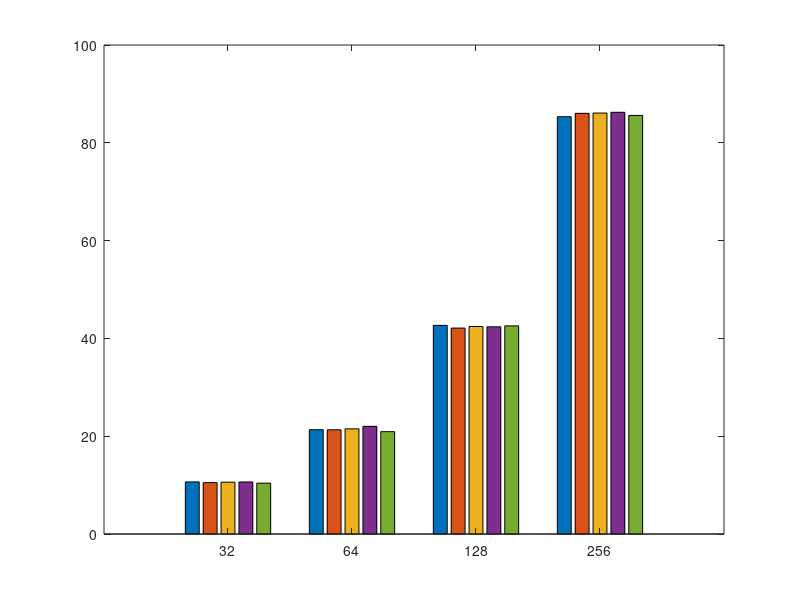

This figure's MATLAB source: (Note: this script raises an error after producing the figure.)
clear; close all; clc
textSize = 16;

% Actual
% Eavesdropping IS 32 64 128 256
% Inference IS 32 64 128 256
% Imitation IS 32 64 128 256
% Stalking IS 32 64 128 256

% epiImpBMRis = [0.5912064 0.98728198 1.87202381 2.809375;
%     10.51453488 21.30741279 42.11011905 86.02578125;
%     10.59920058 21.5090843 42.43303571 86.08359375;
%     10.64244186 22.01744186 42.37276786 86.23789063;
%     10.40116279 20.93023256 42.56436012 85.5953125];
epiImpBMRis = [341/32 1365/64 5461/128 21845/256; 
    10.51453488 21.30741279 42.11011905 86.02578125;
    10.59920058 21.5090843 42.43303571 86.08359375;
    10.64244186 22.01744186 42.37276786 86.23789063;
    10.40116279 20.93023256 42.56436012 85.5953125];
kle = [5, 6, 7, 8];

epiImpBMRis = epiImpBMRis';

figure(31)
bar(kle, epiImpBMRis, 'grouped')
hold on
xticklabels({'32','64','128','256'})
ax = gca;
ax.YAxis.FontSize = 14;
ax.XAxis.FontSize = 14;
ax.YAxis.FontWeight = 'bold';
ax.XAxis.FontWeight = 'bold';
ax.LineWidth = 1;
ylim([0 180])
yticks(0:20:160)
legend('Random Guess Attack Theo.', 'Random Guess Attack',...
    'Inference Attack', 'Imitation Attack', 'Stalking Attack', ...
    'FontSize',textSize, 'FontWeight','bold', 'Location','northeast')
xlabel('Number of Episodes', 'FontSize', 15, 'FontWeight','bold')
ylabel('Average Difference', 'FontSize',15, 'FontWeight','bold')
grid on

% fsize = 8;
% for i=1:length(epiImpBMRis)
%     text(kle(i)-0.3,epiImpBMRis(i,1),strcat(num2str(epiImpBMRis(i,1), '%.3g')), 'FontWeight','bold', 'HorizontalAlignment', 'center', 'VerticalAlignment', 'bottom', 'FontSize', fsize)
%     text(kle(i)-0.1,epiImpBMRis(i,2),strcat(num2str(epiImpBMRis(i,2), '%.3g')), 'FontWeight','bold', 'HorizontalAlignment', 'center', 'VerticalAlignment', 'bottom', 'FontSize', fsize)
%     text(kle(i)+0.1,epiImpBMRis(i,3),strcat(num2str(epiImpBMRis(i,3), '%.3g')), 'FontWeight','bold', 'HorizontalAlignment', 'center', 'VerticalAlignment', 'bottom', 'FontSize', fsize)
%     text(kle(i)+0.3,epiImpBMRis(i,4),strcat(num2str(epiImpBMRis(i,4), '%.3g')), 'FontWeight','bold', 'HorizontalAlignment', 'center', 'VerticalAlignment', 'bottom', 'FontSize', fsize)
% end

print('dists2','-depsc')
